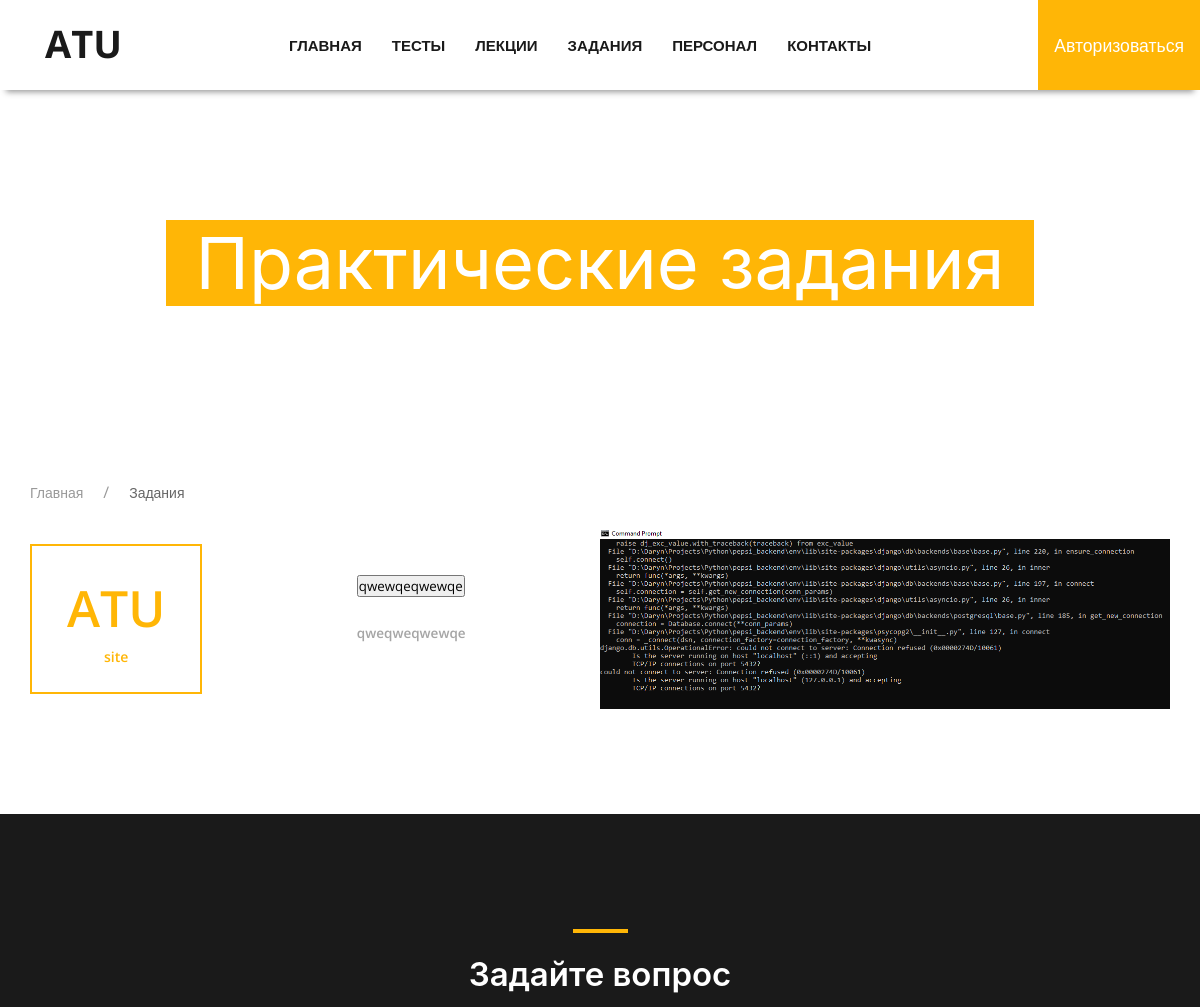
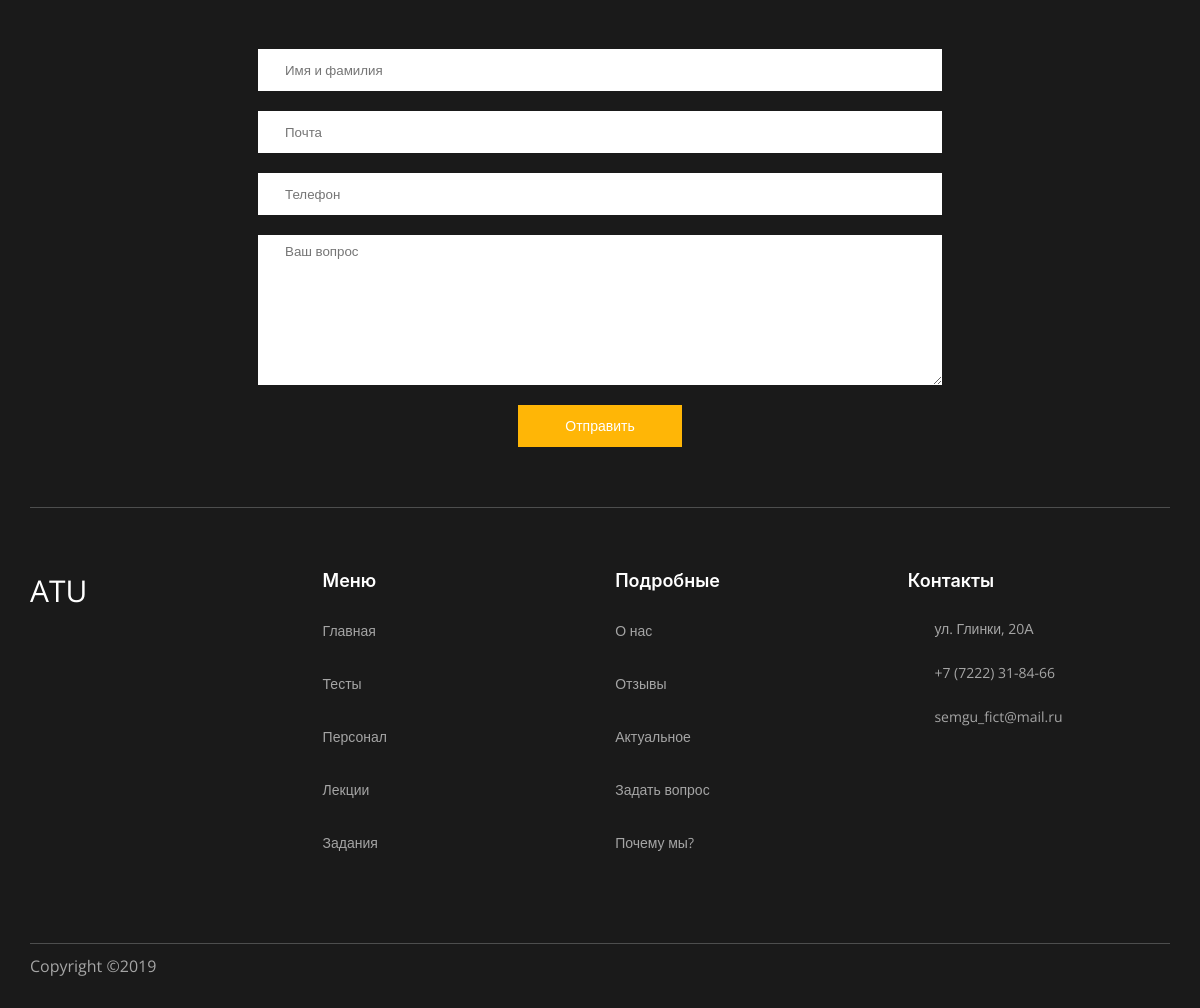
/practices/, run on the app's committed database (2 pictures, top to bottom).
### ICTapp/models.py (models this page shows, shortened)
class Information(models.Model):
   title = models.CharField(max_length=100, verbose_name='Название')
   text = models.TextField(verbose_name='Описание')
   img_main = models.ImageField(upload_to='practice_images', blank=False, verbose_name='Главная фотография')
   data = models.FileField(upload_to='practices/', verbose_name='Файл')
   date = models.DateTimeField(default=timezone.now)
   class Meta:
      verbose_name = 'Практическое задание'
      verbose_name_plural = 'Практические задания'

### ICTapp/views.py (the view)
# urls.py: path('practices/', informations, name='informations_url'),
def informations(request):
   informations = Information.objects.all()
   return render(request, 'ICTapp/informations.html', context={'informations': informations})

### ICTapp/forms.py
class QuestionForm(forms.ModelForm):
   class Meta:
      model = Question
      fields = ('full_name', 'email', 'phone', 'text')
   def __init__(self, *args, **kwargs):
      super(QuestionForm, self).__init__(*args, **kwargs)
      self.fields['full_name'].label = "Имя Фамилия"
      self.fields['email'].label = "Эмэйл"
      self.fields['phone'].label = "Номер телефона"
      self.fields['text'].label = "Вопрос"

### ICTapp/context_processors.py (called while the page is built)
def question_form(request):
   if request.method == 'POST':
      bound_form = QuestionForm(request.POST)
      if bound_form.is_valid():
         bound_form.save()
         messages.success(request, f'Ваш вопрос принят. Прошу ожидайте ответа')
   return {'question_form': QuestionForm()}

### ICTapp/templates/ICTapp/informations.html (shortened to what this page needs)
{% extends 'base.html' %}
{% block content %}
   <div class="app-header parallax-window" data-parallax="scroll" data-image-src="/media/background-images/student-life.jpg">
      <h1>Практические задания</h1>
   </div>
   <section id="information" class="information section">
      <div class="wrapper">
         <ul class="uk-breadcrumb breadcrumb">
            <li><a href="{% url 'home_url' %}">Главная</a></li>
            <li><span>Задания</span></li>
         </ul>
         <div class="information-box">
            {% for information in informations %}
               <div class="information-box__item flex j-sb flex-align-center">
                  <p class="information-box__date">ATU <span>site</span></p>
                  <div class="information-box__text">
                     <h3 class="information-box__title text-title">
                        <form action="{% url 'download_practice' information.id %}" method="POST" type="hidden">
                              <button class="transition">
                                 {{ information.title }}
                              </button>
                        </form>
                     </h3>
                     <p class="text-desc">{{ information.text }}</p>
                  </div>
                  <div class="information-box__img hidden-information-box__img">
                     <img src="{{ information.img_main.url }}" alt="news">
                  </div>
               </div>
            {% endfor %}
         </div>
      </div>
   </section>
{% endblock content %}

### ICTapp/static/css/main.css (style rules this page uses)
* { margin: 0; padding: 0; -webkit-box-sizing: border-box; box-sizing: border-box; font-family: 'Open Sans', sans-serif; text-shadow: rgba(0, 0, 0, .01) 0 0 1px; }
.responsive-links.section, .news-section.section, .information.section, .speciality.section, .specialty.section, .teachers.section { margin: 80px 0; }
.flex { display: -webkit-box; display: -ms-flexbox; display: flex; }
.j-sb { -webkit-box-pack: justify; -ms-flex-pack: justify; justify-content: space-between; }
.flex-align-center { -webkit-box-align: center; -ms-flex-align: center; align-items: center; }
.section { margin: 110px 0 80px; }
.transition { -webkit-transition: all 0.3s; transition: all 0.3s; }
.text-title { font-size: 21px; font-weight: 600; }
.text-desc { color: #a5a5a5; font-weight: 600; font-size: 13.5px; line-height: 2.29; }
.wrapper { max-width: 1170px; margin: 0 auto; padding: 0 15px; }
.information-box__item { margin-bottom: 100px; }
.information-box__date { padding: 25px 35px; margin-right: 50px; font-size: 50px; border: solid 2px #ffb606; font-weight: 600; color: #ffb606; text-align: center; }
.information-box__date span { display: block; font-size: 14px; }
.information-box__text { margin-right: 30px; }
.information-box__img { width: 50%; height: 180px; overflow: hidden; }
.information-box__img img { width: 100%; min-height: 100%; }
.subscribe input { padding: 0 27px; }
.subscribe input, .subscribe textarea { width: 60%; height: 42px; border: none; font-weight: 500; color: #1a1a1a; outline: none; }
.subscribe textarea { min-height: 35px; height: 150px; resize: vertical; padding: 7px 27px; }
.app-header { background-repeat: no-repeat; background-size: cover; text-align: center; height: 400px; }
.app-header h1 { background: #ffb606; font-size: 72px; font-weight: 400; color: #fff; display: inline-block; padding: 0 30px; margin-top: 220px; }

### data on the page
Information: title "qwewqeqwewqe", text "qweqweqwewqe", img_main (picture)
